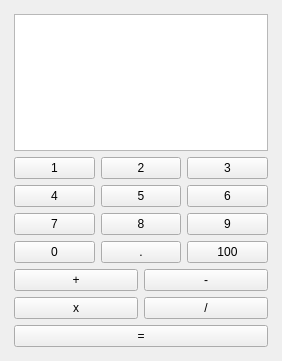
<?xml version="1.0" encoding="UTF-8"?>
<ui version="4.0">
 <class>Calculator</class>
 <widget class="QMainWindow" name="Calculator">
  <property name="geometry">
   <rect>
    <x>0</x>
    <y>0</y>
    <width>282</width>
    <height>361</height>
   </rect>
  </property>
  <property name="windowTitle">
   <string>Calculator</string>
  </property>
  <property name="windowIcon">
   <iconset theme="QIcon::ThemeIcon::EditClear"/>
  </property>
  <widget class="QWidget" name="centralwidget">
   <layout class="QVBoxLayout" name="verticalLayout_2">
    <item>
     <layout class="QVBoxLayout" name="verticalLayout">
      <property name="leftMargin">
       <number>5</number>
      </property>
      <property name="topMargin">
       <number>5</number>
      </property>
      <property name="rightMargin">
       <number>5</number>
      </property>
      <property name="bottomMargin">
       <number>5</number>
      </property>
      <item>
       <layout class="QHBoxLayout" name="horizontalLayout_6">
        <item>
         <widget class="QTextBrowser" name="textBrowser"/>
        </item>
       </layout>
      </item>
      <item>
       <layout class="QHBoxLayout" name="horizontalLayout">
        <item>
         <widget class="QPushButton" name="num1">
          <property name="text">
           <string>1</string>
          </property>
         </widget>
        </item>
        <item>
         <widget class="QPushButton" name="num2">
          <property name="text">
           <string>2</string>
          </property>
         </widget>
        </item>
        <item>
         <widget class="QPushButton" name="num3">
          <property name="text">
           <string>3</string>
          </property>
         </widget>
        </item>
       </layout>
      </item>
      <item>
       <layout class="QHBoxLayout" name="horizontalLayout_2">
        <item>
         <widget class="QPushButton" name="num4">
          <property name="text">
           <string>4</string>
          </property>
         </widget>
        </item>
        <item>
         <widget class="QPushButton" name="num5">
          <property name="text">
           <string>5</string>
          </property>
         </widget>
        </item>
        <item>
         <widget class="QPushButton" name="num6">
          <property name="text">
           <string>6</string>
          </property>
         </widget>
        </item>
       </layout>
      </item>
      <item>
       <layout class="QHBoxLayout" name="horizontalLayout_3">
        <item>
         <widget class="QPushButton" name="num7">
          <property name="text">
           <string>7</string>
          </property>
         </widget>
        </item>
        <item>
         <widget class="QPushButton" name="num8">
          <property name="text">
           <string>8</string>
          </property>
         </widget>
        </item>
        <item>
         <widget class="QPushButton" name="num9">
          <property name="text">
           <string>9</string>
          </property>
         </widget>
        </item>
       </layout>
      </item>
      <item>
       <layout class="QHBoxLayout" name="horizontalLayout_4">
        <item>
         <widget class="QPushButton" name="num0">
          <property name="text">
           <string>0</string>
          </property>
         </widget>
        </item>
        <item>
         <widget class="QPushButton" name="symdot">
          <property name="text">
           <string>.</string>
          </property>
         </widget>
        </item>
        <item>
         <widget class="QPushButton" name="pushButton_10">
          <property name="text">
           <string>100</string>
          </property>
         </widget>
        </item>
       </layout>
      </item>
      <item>
       <layout class="QHBoxLayout" name="horizontalLayout_5">
        <property name="leftMargin">
         <number>0</number>
        </property>
        <property name="topMargin">
         <number>0</number>
        </property>
        <property name="rightMargin">
         <number>0</number>
        </property>
        <property name="bottomMargin">
         <number>0</number>
        </property>
        <item>
         <layout class="QVBoxLayout" name="verticalLayout_3">
          <item>
           <widget class="QPushButton" name="symadd">
            <property name="text">
             <string>+</string>
            </property>
           </widget>
          </item>
          <item>
           <widget class="QPushButton" name="symplus">
            <property name="text">
             <string>x</string>
            </property>
           </widget>
          </item>
         </layout>
        </item>
        <item>
         <layout class="QVBoxLayout" name="verticalLayout_4">
          <item>
           <widget class="QPushButton" name="symred">
            <property name="text">
             <string>-</string>
            </property>
           </widget>
          </item>
          <item>
           <widget class="QPushButton" name="symres">
            <property name="text">
             <string>/</string>
            </property>
           </widget>
          </item>
         </layout>
        </item>
       </layout>
      </item>
      <item>
       <layout class="QVBoxLayout" name="verticalLayout_5">
        <item>
         <widget class="QPushButton" name="symsum">
          <property name="text">
           <string>=</string>
          </property>
         </widget>
        </item>
       </layout>
      </item>
     </layout>
    </item>
   </layout>
  </widget>
  <widget class="QMenuBar" name="menubar">
   <property name="geometry">
    <rect>
     <x>0</x>
     <y>0</y>
     <width>282</width>
     <height>23</height>
    </rect>
   </property>
  </widget>
 </widget>
 <resources/>
 <connections/>
</ui>
